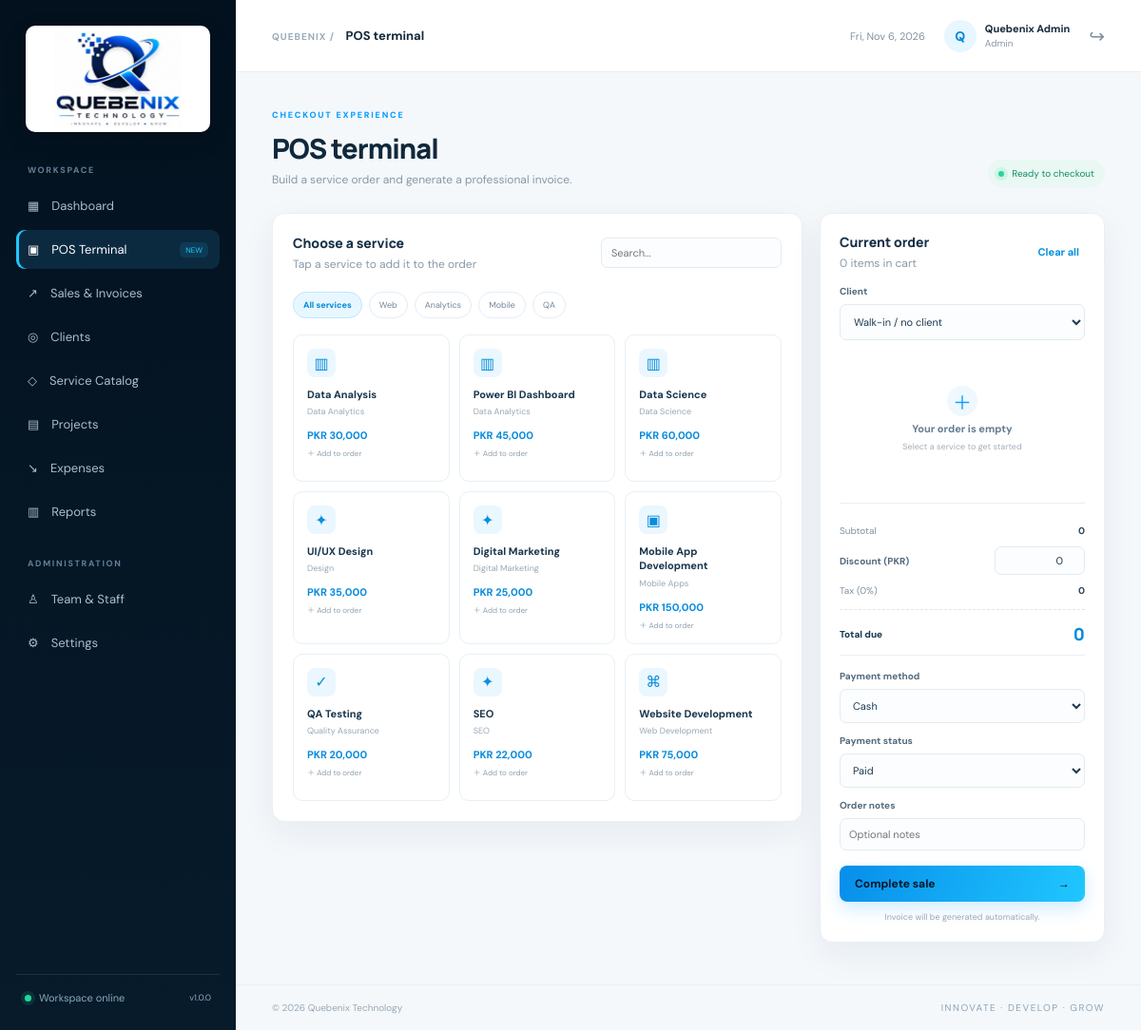
The page /pos (signed in) on the database its author committed.
### tables this page shows
CREATE TABLE services (id INTEGER PRIMARY KEY AUTOINCREMENT, name VARCHAR(160) NOT NULL, category VARCHAR(100), price DECIMAL(12,2) DEFAULT 0, description TEXT, active INTEGER DEFAULT 1);

CREATE TABLE settings (id INTEGER PRIMARY KEY, company_name VARCHAR(180), email VARCHAR(180), phone VARCHAR(80), address TEXT, currency VARCHAR(10), tax_rate DECIMAL(6,2), logo_url TEXT);

### Quebenix_POS_System/app.py (the view)
@app.route("/pos")
@login_required
def pos():
    return render_template("pos.html", services=query("SELECT * FROM services WHERE active=1 ORDER BY category,name"),
                           clients=query("SELECT * FROM clients ORDER BY name"))

### Quebenix_POS_System/app.py (called while the page is built)
def db():
    if app.config["DB_TYPE"] == "mysql":
        import pymysql
        return pymysql.connect(host=app.config["MYSQL_HOST"], user=app.config["MYSQL_USER"],
            password=app.config["MYSQL_PASSWORD"], database=app.config["MYSQL_DATABASE"],
            cursorclass=pymysql.cursors.DictCursor, autocommit=True)
    conn = sqlite3.connect(app.config["SQLITE_PATH"])
    conn.row_factory = sqlite3.Row
    return conn

def execute(cur, sql, params=()):
    if app.config["DB_TYPE"] == "sqlite":
        sql = sql.replace("%s", "?")
    return cur.execute(sql, params)

def query(sql, params=(), one=False, write=False):
    conn = db()
    try:
        cur = conn.cursor()
        execute(cur, sql, params)
        if write:
            if app.config["DB_TYPE"] == "sqlite":
                conn.commit()
            return cur.lastrowid if app.config["DB_TYPE"] == "sqlite" else cur.lastrowid
        rows = cur.fetchall()
        return (dict(rows[0]) if rows else None) if one else [dict(r) for r in rows]
    finally:
        conn.close()

def login_required(f):
    @wraps(f)
    def wrapped(*args, **kwargs):
        if not session.get("user_id"): return redirect(url_for("login"))
        return f(*args, **kwargs)
    return wrapped

@app.context_processor
def common():
    s = query("SELECT * FROM settings WHERE id=1", one=True) or {}
    return {"company":s, "current_user":session.get("user_name"), "role":session.get("role"),
            "currency":s.get("currency","PKR")}

### Quebenix_POS_System/templates/pos.html
{% extends 'base.html' %}{% block title %}POS Terminal{% endblock %}{% block page %}POS terminal{% endblock %}{% block content %}
<div class="page-heading"><div><span class="eyebrow">CHECKOUT EXPERIENCE</span><h1>POS terminal</h1><p>Build a service order and generate a professional invoice.</p></div><span class="live-pill"><i></i> Ready to checkout</span></div>
<form id="checkout-form" method="post" action="{{ url_for('checkout') }}"><input type="hidden" name="items" id="cart-json">
<div class="pos-layout"><div class="panel catalog-panel"><div class="panel-head"><div><h3>Choose a service</h3><p>Tap a service to add it to the order</p></div><input class="search" placeholder="Search..." oninput="filterCards(this)"></div><div class="category-filter"><button type="button" class="filter-chip active" onclick="filterCategory('all',this)">All services</button><button type="button" class="filter-chip" onclick="filterCategory('Web Development',this)">Web</button><button type="button" class="filter-chip" onclick="filterCategory('Data Analytics',this)">Analytics</button><button type="button" class="filter-chip" onclick="filterCategory('Mobile Apps',this)">Mobile</button><button type="button" class="filter-chip" onclick="filterCategory('Quality Assurance',this)">QA</button></div><div class="service-grid">{% for s in services %}<button type="button" class="service-tile" data-id="{{ s.id }}" data-name="{{ s.name }}" data-price="{{ s.price }}" data-category="{{ s.category }}" onclick="addToCart(this)"><span class="service-symbol">{{ '⌘' if 'Web' in s.category else '▣' if 'Mobile' in s.category else '▥' if 'Data' in s.category else '✓' if 'Quality' in s.category else '✦' }}</span><b>{{ s.name }}</b><small>{{ s.category }}</small><strong>{{ currency }} {{ '{:,.0f}'.format(s.price) }}</strong><span class="add-hint">＋ Add to order</span></button>{% else %}<p class="empty">Add services to your catalog first.</p>{% endfor %}</div></div>
<aside class="panel cart-panel"><div class="panel-head"><div><h3>Current order</h3><p><span id="cart-count">0</span> items in cart</p></div><button type="button" class="text-link" onclick="clearCart()">Clear all</button></div><label>Client</label><select name="client_id"><option value="">Walk-in / no client</option>{% for c in clients %}<option value="{{ c.id }}">{{ c.name }}{% if c.company %} · {{ c.company }}{% endif %}</option>{% endfor %}</select><div id="cart-items" class="cart-items"><div class="cart-empty"><span>＋</span><b>Your order is empty</b><small>Select a service to get started</small></div></div><div class="cart-math"><div><span>Subtotal</span><b id="subtotal">0</b></div><div class="discount-row"><label for="discount">Discount ({{ currency }})</label><input id="discount" name="discount" type="number" min="0" value="0" oninput="updateTotals()"></div><div><span>Tax ({{ company.tax_rate or 0 }}%)</span><b id="tax">0</b></div><div class="total-line"><span>Total due</span><strong id="total">0</strong></div></div><div class="checkout-fields"><label>Payment method</label><select name="payment_method"><option>Cash</option><option>Bank Transfer</option><option>Card</option><option>Online</option></select><label>Payment status</label><select name="status"><option>Paid</option><option>Pending</option></select><label>Order notes</label><input name="notes" placeholder="Optional notes"></div><button class="btn primary full checkout-btn" type="submit" onclick="return prepareCheckout()">Complete sale <span>→</span></button><small class="secure-note">Invoice will be generated automatically.</small></aside></div></form>{% endblock %}

### rows shown on the page
services: category "▥", name "Data Analysis", category "Data Analytics", price "30,000"
settings: currency "PKR", tax_rate "0"
services: category "▥", name "Power BI Dashboard", category "Data Analytics", price "45,000"
services: category "▥", name "Data Science", category "Data Science", price "60,000"
services: category "✦", name "UI/UX Design", category "Design", price "35,000"
services: category "✦", name "Digital Marketing", category "Digital Marketing", price "25,000"
services: category "▣", name "Mobile App Development", category "Mobile Apps", price "150,000"
services: category "✓", name "QA Testing", category "Quality Assurance", price "20,000"
services: category "✦", name "SEO", category "SEO", price "22,000"
services: category "⌘", name "Website Development", category "Web Development", price "75,000"

### other values the page prints
{{ (current_user or 'Q')[0]|upper }} "Q"
{{ current_user }} "Quebenix Admin"
{{ role }} "Admin"
{{ 2026 }} "2026"
